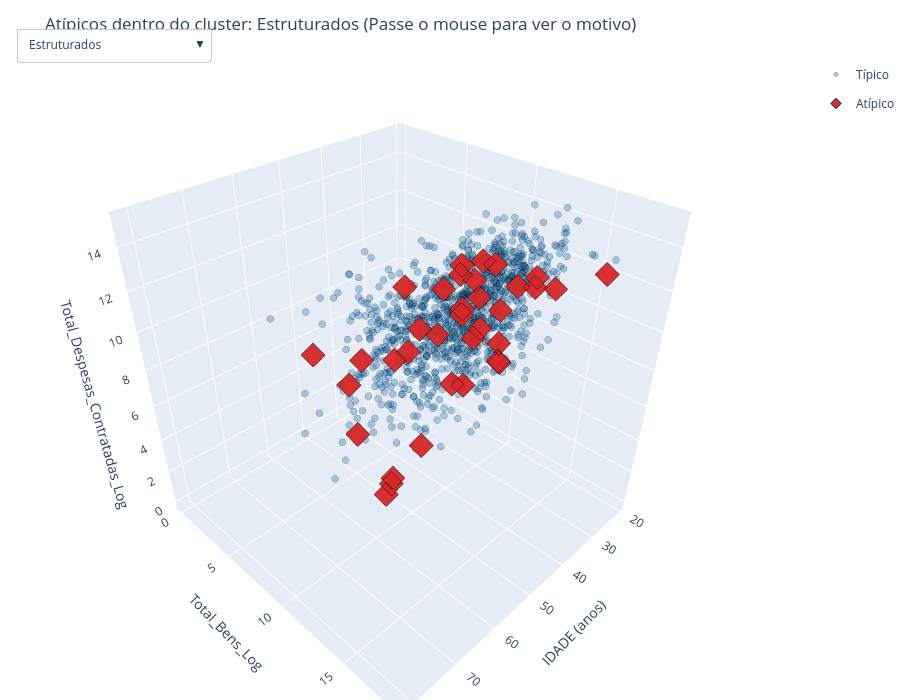

Write notebook code for a chart like this one.
### Markdown cell above
### O mesmo recorte, em 3D — filtrando por cluster

Mesma ideia do gráfico 3D global, agora um por cluster: escolham no menu qual grupo olhar (cada cluster usa a sua **própria** padronização, então os pontos vermelhos aqui são atípicos *dentro daquele grupo*, não em relação à base inteira). Os eixos ficam fixos entre um cluster e outro, pra dar pra comparar a posição relativa.

### Code cell
nomes_clusters_ordenados = ['Estruturados', 'Financiados', 'Base Simbólica', 'Patrimônio Sem Campanha']
n_status = len(cores_iso)

fig3d_cluster = go.Figure()
for idx_cluster, nome in enumerate(nomes_clusters_ordenados):
    for status, cor in cores_iso.items():
        sub = df_cluster[(df_cluster['cluster'] == nome) & (df_cluster['anomalia_cluster'] == status)]
        
        customdata = np.stack((
            sub['NM_URNA_CANDIDATO'],
            sub['SG_UF'],
            sub['cluster'],
            sub['anomalia_cluster'],
            sub['score_cluster'],
            sub['motivo_cluster'],
            sub['DS_GRAU_INSTRUCAO'],
            sub['ANOS_ESTUDO'],
            sub['Total_Bens'].map(lambda x: f"R$ {x:,.0f}".replace(',', 'X').replace('.', ',').replace('X', '.')),
            sub['Total_Despesas_Contratadas'].map(lambda x: f"R$ {x:,.0f}".replace(',', 'X').replace('.', ',').replace('X', '.'))
        ), axis=-1)

        fig3d_cluster.add_trace(go.Scatter3d(
            x=sub['IDADE'], y=sub['Total_Bens_Log'], z=sub['Total_Despesas_Contratadas_Log'],
            mode='markers', name=status,
            customdata=customdata,
            marker=dict(
                size=4 if status == 'Típico' else 8,
                color=cor,
                symbol='circle' if status == 'Típico' else 'diamond',
                opacity=0.35 if status == 'Típico' else 0.95,
                line=dict(width=1, color='black'),
            ),
            hovertemplate=(
                '<b>%{customdata[0]} (%{customdata[1]}) — %{customdata[2]}</b><br>' +
                '<b>Status Local:</b> %{customdata[3]} (Score: %{customdata[4]:.3f})<br>' +
                '<b>🚨 Desvio Interno no Cluster:</b> %{customdata[5]}<br>' +
                '----------------------------------------<br>' +
                '<b>Idade:</b> %{x} anos<br>' +
                '<b>Escolaridade:</b> %{customdata[6]} (%{customdata[7]} anos)<br>' +
                '<b>Bens:</b> %{customdata[8]}<br>' +
                '<b>Despesas:</b> %{customdata[9]}<extra></extra>'
            ),
            visible=(idx_cluster == 0),
            legendgroup=status,
            showlegend=(idx_cluster == 0),
        ))

botoes_cluster = []
for idx_cluster, nome in enumerate(nomes_clusters_ordenados):
    visibilidade = [False] * (len(nomes_clusters_ordenados) * n_status)
    for j in range(n_status):
        visibilidade[idx_cluster * n_status + j] = True
    botoes_cluster.append(dict(
        label=nome, method='update',
        args=[{'visible': visibilidade}, {'title': f'Atípicos dentro do cluster: {nome} (Passe o mouse para ver o motivo)'}],
    ))

fig3d_cluster.update_layout(
    scene=dict(
        xaxis_title='IDADE (anos)',
        yaxis_title='Total_Bens_Log',
        zaxis_title='Total_Despesas_Contratadas_Log',
        xaxis=dict(range=[df_cluster['IDADE'].min() - 2, df_cluster['IDADE'].max() + 2]),
        yaxis=dict(range=[df_cluster['Total_Bens_Log'].min() - 0.5, df_cluster['Total_Bens_Log'].max() + 0.5]),
        zaxis=dict(range=[df_cluster['Total_Despesas_Contratadas_Log'].min() - 0.5, df_cluster['Total_Despesas_Contratadas_Log'].max() + 0.5]),
    ),
    updatemenus=[dict(active=0, buttons=botoes_cluster, x=0.02, y=1.05, xanchor='left')],
    title=f'Atípicos dentro do cluster: {nomes_clusters_ordenados[0]} (Passe o mouse para ver o motivo)',
    height=700, margin=dict(l=0, r=0, b=0, t=60),
)
fig3d_cluster.show()

# Salvar versão interativa em HTML
fig3d_cluster.write_html('images/notebook4/05_grafico_3d_anomalias_cluster.html')
print("🌐 Gráfico 3D interativo por cluster salvo em: images/notebook4/05_grafico_3d_anomalias_cluster.html")

### Figure 1 — Plotly figure (JSON) as saved in the notebook; plotly's stock layout.template omitted (floating-point values rounded to 4 significant figures; data arrays with more than 128 entries replaced by an {"elided": "..."} marker saying what was removed)
{"data": [{"customdata": {"elided": "1118x10 mixed values"}, "hovertemplate": "<b>%{customdata[0]} (%{customdata[1]}) — %{customdata[2]}</b><br><b>Status Local:</b> %{customdata[3]} (Score: %{customdata[4]:.3f})<br><b>🚨 Desvio Interno no Cluster:</b> %{customdata[5]}<br>----------------------------------------<br><b>Idade:</b> %{x} anos<br><b>Escolaridade:</b> %{customdata[6]} (%{customdata[7]} anos)<br><b>Bens:</b> %{customdata[8]}<br><b>Despesas:</b> %{customdata[9]}<extra></extra>", "legendgroup": "Típico", "marker": {"color": "#1f77b4", "line": {"color": "black", "width": 1}, "opacity": 0.35, "size": 4, "symbol": "circle"}, "mode": "markers", "name": "Típico", "showlegend": true, "type": "scatter3d", "visible": true, "x": {"elided": "1118 int values"}, "y": {"elided": "1118 float values"}, "z": {"elided": "1118 float values"}}, {"customdata": {"elided": "35x10 mixed values"}, "hovertemplate": "<b>%{customdata[0]} (%{customdata[1]}) — %{customdata[2]}</b><br><b>Status Local:</b> %{customdata[3]} (Score: %{customdata[4]:.3f})<br><b>🚨 Desvio Interno no Cluster:</b> %{customdata[5]}<br>----------------------------------------<br><b>Idade:</b> %{x} anos<br><b>Escolaridade:</b> %{customdata[6]} (%{customdata[7]} anos)<br><b>Bens:</b> %{customdata[8]}<br><b>Despesas:</b> %{customdata[9]}<extra></extra>", "legendgroup": "Atípico", "marker": {"color": "#d62728", "line": {"color": "black", "width": 1}, "opacity": 0.95, "size": 8, "symbol": "diamond"}, "mode": "markers", "name": "Atípico", "showlegend": true, "type": "scatter3d", "visible": true, "x": [55, 47, 60, 46, 59, 29, 70, 56, 61, 28, 26, 71, 62, 56, 75, 68, 53, 25, 52, 78, 51, 50, 47, 42, 57, 79, 39, 25, 26, 48, 28, 49, 49, 45, 28], "y": [16.65, 16.51, 13.46, 12.78, 11.29, 10.77, 12.21, 15.53, 13.5, 9.798, 8.517, 14.4, 9.904, 14.6, 16.11, 13.81, 13.88, 9.708, 9.862, 12.42, 17.28, 11.59, 11.9, 12.26, 11.62, 14.97, 18.49, 9.798, 13.48, 12.92, 8.517, 12.65, 11.61, 11.68, 11.43], "z": [11.82, 14.5, 7.091, 13.15, 10.33, 6.512, 8.517, 14.25, 12.78, 11.36, 7.253, 6.728, 10.12, 13.25, 9.134, 6.479, 12.93, 8.594, 12.51, 13.22, 14.72, 10.63, 7.893, 13.49, 10.61, 13.16, 14.48, 6.739, 11.06, 8.372, 6.909, 13.63, 12.68, 13.39, 10.73]}, {"customdata": {"elided": "446x10 mixed values"}, "hovertemplate": "<b>%{customdata[0]} (%{customdata[1]}) — %{customdata[2]}</b><br><b>Status Local:</b> %{customdata[3]} (Score: %{customdata[4]:.3f})<br><b>🚨 Desvio Interno no Cluster:</b> %{customdata[5]}<br>----------------------------------------<br><b>Idade:</b> %{x} anos<br><b>Escolaridade:</b> %{customdata[6]} (%{customdata[7]} anos)<br><b>Bens:</b> %{customdata[8]}<br><b>Despesas:</b> %{customdata[9]}<extra></extra>", "legendgroup": "Típico", "marker": {"color": "#1f77b4", "line": {"color": "black", "width": 1}, "opacity": 0.35, "size": 4, "symbol": "circle"}, "mode": "markers", "name": "Típico", "showlegend": false, "type": "scatter3d", "visible": false, "x": {"elided": "446 int values"}, "y": {"elided": "446 float values"}, "z": {"elided": "446 float values"}}, {"customdata": {"elided": "14x10 mixed values"}, "hovertemplate": "<b>%{customdata[0]} (%{customdata[1]}) — %{customdata[2]}</b><br><b>Status Local:</b> %{customdata[3]} (Score: %{customdata[4]:.3f})<br><b>🚨 Desvio Interno no Cluster:</b> %{customdata[5]}<br>----------------------------------------<br><b>Idade:</b> %{x} anos<br><b>Escolaridade:</b> %{customdata[6]} (%{customdata[7]} anos)<br><b>Bens:</b> %{customdata[8]}<br><b>Despesas:</b> %{customdata[9]}<extra></extra>", "legendgroup": "Atípico", "marker": {"color": "#d62728", "line": {"color": "black", "width": 1}, "opacity": 0.95, "size": 8, "symbol": "diamond"}, "mode": "markers", "name": "Atípico", "showlegend": false, "type": "scatter3d", "visible": false, "x": [48, 54, 43, 55, 44, 68, 30, 64, 61, 25, 51, 53, 27, 50], "y": [6.751, 5.073, 5.966, 3.932, 4.085, 0.0, 0.0, 5.485, 0.0, 0.0, 0.0, 0.0, 0.0, 0.0], "z": [10.79, 11.92, 10.08, 10.28, 10.89, 14.87, 5.204, 8.161, 6.066, 14.47, 8.294, 9.209, 9.599, 13.27]}, {"customdata": {"elided": "318x10 mixed values"}, "hovertemplate": "<b>%{customdata[0]} (%{customdata[1]}) — %{customdata[2]}</b><br><b>Status Local:</b> %{customdata[3]} (Score: %{customdata[4]:.3f})<br><b>🚨 Desvio Interno no Cluster:</b> %{customdata[5]}<br>----------------------------------------<br><b>Idade:</b> %{x} anos<br><b>Escolaridade:</b> %{customdata[6]} (%{customdata[7]} anos)<br><b>Bens:</b> %{customdata[8]}<br><b>Despesas:</b> %{customdata[9]}<extra></extra>", "legendgroup": "Típico", "marker": {"color": "#1f77b4", "line": {"color": "black", "width": 1}, "opacity": 0.35, "size": 4, "symbol": "circle"}, "mode": "markers", "name": "Típico", "showlegend": false, "type": "scatter3d", "visible": false, "x": {"elided": "318 int values"}, "y": {"elided": "318 float values"}, "z": {"elided": "318 float values"}}, {"customdata": [["PROFESSOR REGINALDO ALVES", "BA", "Base Simbólica", "Atípico", -0.04735, "Despesas Super-Altas: R$ 48 (z=7.2)", "SUPERIOR COMPLETO", 16, "R$ 0", "R$ 48"], ["MARINA - COLETIVO DAS PRETAS", "MA", "Base Simbólica", "Atípico", -0.09065, "Despesas Super-Altas: R$ 100 (z=8.6)", "SUPERIOR COMPLETO", 16, "R$ 0", "R$ 100"], ["NINO DO RANGEL", "PB", "Base Simbólica", "Atípico", -0.004882, "Patrimônio Super-Alto: R$ 150 (z=7.6)", "ENSINO MÉDIO COMPLETO", 11, "R$ 150", "R$ 0"], ["SERGIO DO REAL PREÇO", "PB", "Base Simbólica", "Atípico", -0.1064, "Despesas Super-Altas: R$ 390 (z=11.2)", "ENSINO FUNDAMENTAL INCOMPLETO", 4, "R$ 0", "R$ 390"], ["ERIVAN COSTA", "PI", "Base Simbólica", "Atípico", -0.02461, "Despesas Super-Altas: R$ 50 (z=7.3)", "ENSINO MÉDIO COMPLETO", 11, "R$ 0", "R$ 50"], ["CICERO ROMÃO", "PI", "Base Simbólica", "Atípico", -0.06599, "Patrimônio Super-Alto: R$ 121 (z=7.3)", "SUPERIOR COMPLETO", 16, "R$ 121", "R$ 0"], ["ALEX CABELO", "PI", "Base Simbólica", "Atípico", -0.001878, "Patrimônio Super-Alto: R$ 15 (z=4.1)", "ENSINO FUNDAMENTAL COMPLETO", 8, "R$ 15", "R$ 0"], ["FRANCISCA PROTETORA", "PI", "Base Simbólica", "Atípico", -0.001946, "Patrimônio Super-Alto: R$ 29 (z=5.1)", "ENSINO MÉDIO INCOMPLETO", 9, "R$ 29", "R$ 0"], ["DARA NETO", "PI", "Base Simbólica", "Atípico", -0.07806, "Patrimônio Super-Alto: R$ 294 (z=8.6)", "SUPERIOR INCOMPLETO", 13, "R$ 294", "R$ 0"], ["AUGUSTO FERREIRA", "PI", "Base Simbólica", "Atípico", -0.01891, "Patrimônio Super-Alto: R$ 12 (z=3.8)", "ENSINO MÉDIO COMPLETO", 11, "R$ 12", "R$ 0"]], "hovertemplate": "<b>%{customdata[0]} (%{customdata[1]}) — %{customdata[2]}</b><br><b>Status Local:</b> %{customdata[3]} (Score: %{customdata[4]:.3f})<br><b>🚨 Desvio Interno no Cluster:</b> %{customdata[5]}<br>----------------------------------------<br><b>Idade:</b> %{x} anos<br><b>Escolaridade:</b> %{customdata[6]} (%{customdata[7]} anos)<br><b>Bens:</b> %{customdata[8]}<br><b>Despesas:</b> %{customdata[9]}<extra></extra>", "legendgroup": "Atípico", "marker": {"color": "#d62728", "line": {"color": "black", "width": 1}, "opacity": 0.95, "size": 8, "symbol": "diamond"}, "mode": "markers", "name": "Atípico", "showlegend": false, "type": "scatter3d", "visible": false, "x": [41, 62, 51, 43, 51, 56, 49, 45, 29, 21], "y": [0.0, 0.0, 5.017, 0.0, 0.0, 4.803, 2.744, 3.391, 5.686, 2.565], "z": [3.891, 4.615, 0.0, 5.969, 3.932, 0.0, 0.0, 0.0, 0.0, 0.0]}, {"customdata": {"elided": "240x10 mixed values"}, "hovertemplate": "<b>%{customdata[0]} (%{customdata[1]}) — %{customdata[2]}</b><br><b>Status Local:</b> %{customdata[3]} (Score: %{customdata[4]:.3f})<br><b>🚨 Desvio Interno no Cluster:</b> %{customdata[5]}<br>----------------------------------------<br><b>Idade:</b> %{x} anos<br><b>Escolaridade:</b> %{customdata[6]} (%{customdata[7]} anos)<br><b>Bens:</b> %{customdata[8]}<br><b>Despesas:</b> %{customdata[9]}<extra></extra>", "legendgroup": "Típico", "marker": {"color": "#1f77b4", "line": {"color": "black", "width": 1}, "opacity": 0.35, "size": 4, "symbol": "circle"}, "mode": "markers", "name": "Típico", "showlegend": false, "type": "scatter3d", "visible": false, "x": {"elided": "240 int values"}, "y": {"elided": "240 float values"}, "z": {"elided": "240 float values"}}, {"customdata": [["JANDA DO CONSIGNADO", "BA", "Patrimônio Sem Campanha", "Atípico", -0.04644, "Despesas Super-Altas: R$ 300 (z=6.2)", "ENSINO MÉDIO COMPLETO", 11, "R$ 624.900", "R$ 300"], ["LIS MOREIRA", "BA", "Patrimônio Sem Campanha", "Atípico", -0.04448, "Despesas Super-Altas: R$ 171 (z=5.6)", "SUPERIOR COMPLETO", 16, "R$ 2.500.000", "R$ 171"], ["ANDRÉ AKIO", "BA", "Patrimônio Sem Campanha", "Atípico", -0.0119, "Despesas Super-Altas: R$ 130 (z=5.3)", "SUPERIOR COMPLETO", 16, "R$ 230.000", "R$ 130"], ["UBIRAJARA É SHOW PAPAI", "CE", "Patrimônio Sem Campanha", "Atípico", -0.05751, "Escolaridade Atípica: LÊ E ESCREVE (z=-3.9)", "LÊ E ESCREVE", 1, "R$ 3.162.500", "R$ 0"], ["ANTONIA CARIONGO", "MA", "Patrimônio Sem Campanha", "Atípico", -0.05635, "Despesas Super-Altas: R$ 427 (z=6.6)", "ENSINO MÉDIO COMPLETO", 11, "R$ 5.000", "R$ 427"], ["NATHALIA PEDROSA", "PE", "Patrimônio Sem Campanha", "Atípico", -0.03714, "Patrimônio Super-Alto: R$ 48,343,333 (z=3.2)", "SUPERIOR INCOMPLETO", 13, "R$ 48.343.333", "R$ 0"], ["PEREIRA SÁ", "PI", "Patrimônio Sem Campanha", "Atípico", -0.05536, "Despesas Super-Altas: R$ 319 (z=6.3)", "ENSINO FUNDAMENTAL COMPLETO", 8, "R$ 117.000", "R$ 319"], ["FRAN BARBEIRO", "RN", "Patrimônio Sem Campanha", "Atípico", -0.004594, "Despesas Super-Altas: R$ 279 (z=6.1)", "ENSINO MÉDIO COMPLETO", 11, "R$ 42.000", "R$ 279"]], "hovertemplate": "<b>%{customdata[0]} (%{customdata[1]}) — %{customdata[2]}</b><br><b>Status Local:</b> %{customdata[3]} (Score: %{customdata[4]:.3f})<br><b>🚨 Desvio Interno no Cluster:</b> %{customdata[5]}<br>----------------------------------------<br><b>Idade:</b> %{x} anos<br><b>Escolaridade:</b> %{customdata[6]} (%{customdata[7]} anos)<br><b>Bens:</b> %{customdata[8]}<br><b>Despesas:</b> %{customdata[9]}<extra></extra>", "legendgroup": "Atípico", "marker": {"color": "#d62728", "line": {"color": "black", "width": 1}, "opacity": 0.95, "size": 8, "symbol": "diamond"}, "mode": "markers", "name": "Atípico", "showlegend": false, "type": "scatter3d", "visible": false, "x": [62, 41, 41, 54, 46, 25, 46, 52], "y": [13.35, 14.73, 12.35, 14.97, 8.517, 17.69, 11.67, 10.65], "z": [5.707, 5.149, 4.875, 0.0, 6.06, 0.0, 5.768, 5.634]}], "layout": {"height": 700, "margin": {"b": 0, "l": 0, "r": 0, "t": 60}, "scene": {"xaxis": {"range": [19, 83], "title": {"text": "IDADE (anos)"}}, "yaxis": {"range": [-0.5, 18.99], "title": {"text": "Total_Bens_Log"}}, "zaxis": {"range": [-0.5, 15.51], "title": {"text": "Total_Despesas_Contratadas_Log"}}}, "title": {"text": "Atípicos dentro do cluster: Estruturados (Passe o mouse para ver o motivo)"}, "updatemenus": [{"active": 0, "buttons": [{"args": [{"visible": [true, true, false, false, false, false, false, false]}, {"title": "Atípicos dentro do cluster: Estruturados (Passe o mouse para ver o motivo)"}], "label": "Estruturados", "method": "update"}, {"args": [{"visible": [false, false, true, true, false, false, false, false]}, {"title": "Atípicos dentro do cluster: Financiados (Passe o mouse para ver o motivo)"}], "label": "Financiados", "method": "update"}, {"args": [{"visible": [false, false, false, false, true, true, false, false]}, {"title": "Atípicos dentro do cluster: Base Simbólica (Passe o mouse para ver o motivo)"}], "label": "Base Simbólica", "method": "update"}, {"args": [{"visible": [false, false, false, false, false, false, true, true]}, {"title": "Atípicos dentro do cluster: Patrimônio Sem Campanha (Passe o mouse para ver o motivo)"}], "label": "Patrimônio Sem Campanha", "method": "update"}], "x": 0.02, "xanchor": "left", "y": 1.05}]}}
